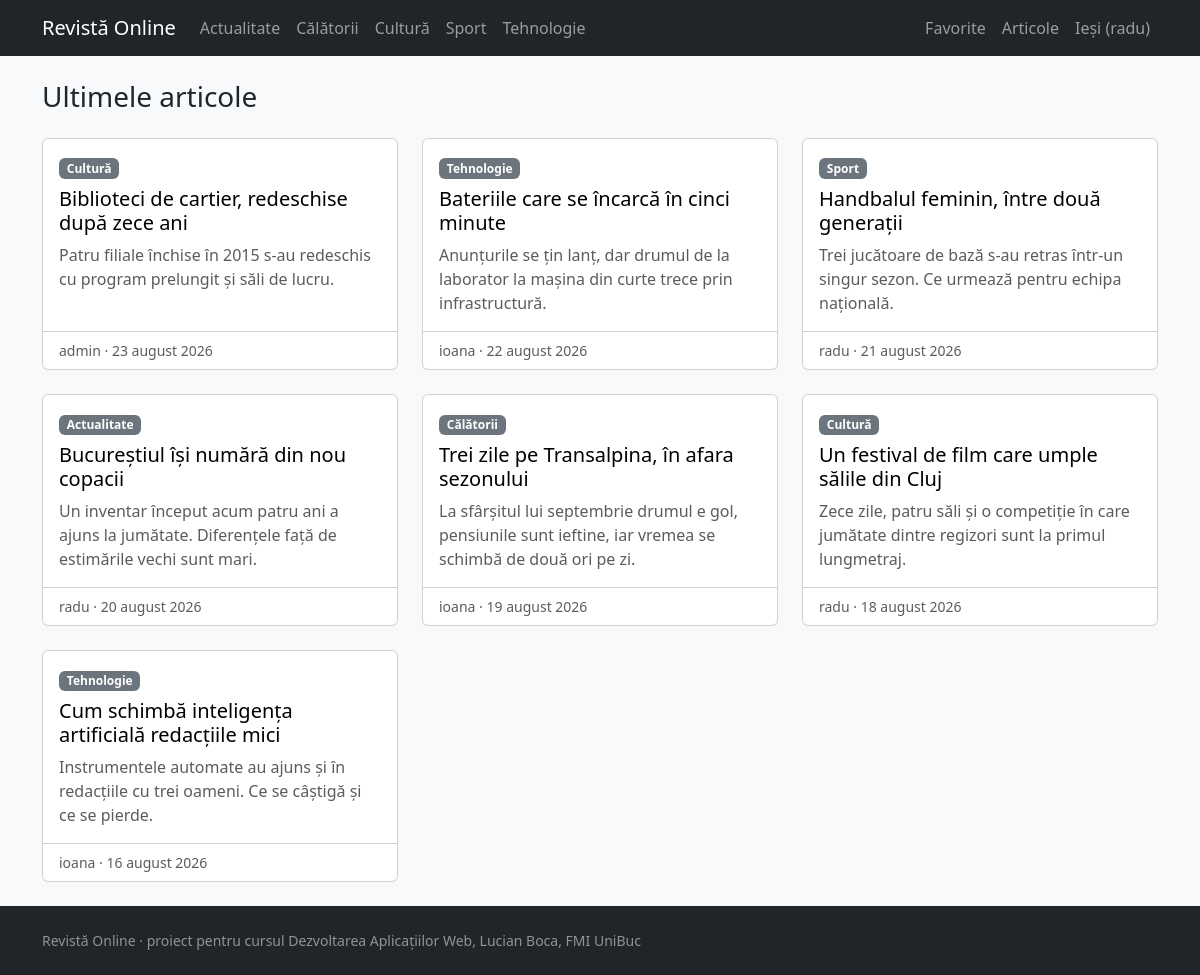
The page / (signed in) on the database its author committed.
### tables this page shows
CREATE TABLE rubrici (
    id   INT AUTO_INCREMENT PRIMARY KEY,
    slug VARCHAR(50) NOT NULL,
    nume VARCHAR(50) NOT NULL,
    UNIQUE KEY uq_rubrici_slug (slug)
);

CREATE TABLE utilizatori (
    id              INT AUTO_INCREMENT PRIMARY KEY,
    nume_utilizator VARCHAR(50)  NOT NULL,
    email           VARCHAR(100) NOT NULL,
    parola          VARCHAR(255) NOT NULL,
    rol             ENUM('admin','autor','cititor') NOT NULL DEFAULT 'cititor',
    creat_la        DATETIME NOT NULL DEFAULT CURRENT_TIMESTAMP,
    UNIQUE KEY uq_utilizatori_email (email),
    UNIQUE KEY uq_utilizatori_nume (nume_utilizator)
);

CREATE TABLE articole (
    id            INT AUTO_INCREMENT PRIMARY KEY,
    id_utilizator INT NOT NULL,
    id_rubrica    INT NOT NULL,
    slug          VARCHAR(255) NOT NULL,
    titlu         VARCHAR(255) NOT NULL,
    rezumat       VARCHAR(500) DEFAULT NULL,
    continut      TEXT NOT NULL,
    url_video     VARCHAR(255) DEFAULT NULL,
    stare         ENUM('ciorna','publicat') NOT NULL DEFAULT 'ciorna',
    creat_la      DATETIME NOT NULL DEFAULT CURRENT_TIMESTAMP,
    modificat_la  DATETIME NOT NULL DEFAULT CURRENT_TIMESTAMP ON UPDATE CURRENT_TIMESTAMP,
    publicat_la   DATETIME DEFAULT NULL,
    UNIQUE KEY uq_articole_slug (slug),
    KEY idx_articole_utilizator (id_utilizator),
    KEY idx_articole_rubrica (id_rubrica),
     
    KEY idx_articole_listare (stare, publicat_la),
    CONSTRAINT fk_articole_utilizator
        FOREIGN KEY (id_utilizator) REFERENCES utilizatori(id) ON DELETE CASCADE,
     
    CONSTRAINT fk_articole_rubrica
        FOREIGN KEY (id_rubrica) REFERENCES rubrici(id) ON DELETE RESTRICT
);

### src/db.php (called while the page is built, shortened)
<?php
function db(): PDO
{
    static $pdo = null;
    if ($pdo === null) {
        $dsn = sprintf(
            'mysql:host=%s;port=%s;dbname=%s;charset=utf8mb4',
            getenv('DB_HOST'),
            getenv('DB_PORT'),
            getenv('DB_NAME')
        );
        $pdo = new PDO($dsn, getenv('DB_USER'), getenv('DB_PASS'), [
            PDO::ATTR_ERRMODE            => PDO::ERRMODE_EXCEPTION,
            PDO::ATTR_DEFAULT_FETCH_MODE => PDO::FETCH_ASSOC,
            PDO::ATTR_EMULATE_PREPARES   => false,
        ]);
    }
    return $pdo;
}
function query(string $sql, array $params = []): PDOStatement
{
    $stmt = db()->prepare($sql);
    $stmt->execute($params);
    return $stmt;
}
function fetchAll(string $sql, array $params = []): array
{
    return query($sql, $params)->fetchAll();
}
function fetchOne(string $sql, array $params = []): ?array
{
    return query($sql, $params)->fetch() ?: null;
}
function checkTable(string $table): string
{
    return $table;
}
function find(string $table, int $id): ?array
{
    return fetchOne(sprintf('SELECT * FROM %s WHERE id = ?', checkTable($table)), [$id]);
}
function findAll(string $table, string $orderBy = 'id'): array
{
    return fetchAll(sprintf('SELECT * FROM %s ORDER BY %s', checkTable($table), $orderBy));
}

### src/articles.php (called while the page is built, shortened)
<?php
function allSections(): array
{
    return findAll('rubrici', 'nume');
}
function publishedArticles(?int $sectionId = null): array
{
    $sql = "SELECT a.slug, a.titlu, a.rezumat, a.publicat_la,
                   r.slug AS slug_rubrica, r.nume AS rubrica,
                   u.nume_utilizator AS autor" . ARTICLE_JOINS . "
             WHERE a.stare = 'publicat'";
    $params = [];
    return fetchAll($sql . ' ORDER BY a.publicat_la DESC', $params);
}

### src/auth.php (called while the page is built, shortened)
<?php
function currentUser(): ?array
{
    static $user = null;
    if ($user === null && isset($_SESSION['id_utilizator'])) {
        $user = find('utilizatori', (int) $_SESSION['id_utilizator']);
    }
    return $user;
}

### views/partials/article-card.php (the view)
<div class="col">
    <article class="card h-100">
        <div class="card-body">
            <a class="badge text-bg-secondary text-decoration-none"
               href="/rubrica/<?= e($item['slug_rubrica']) ?>"><?= e($item['rubrica']) ?></a>
            <h2 class="card-title h5 mt-2">
                <a class="text-decoration-none link-body-emphasis"
                   href="/articol/<?= e($item['slug']) ?>"><?= e($item['titlu']) ?></a>
            </h2>
            <p class="card-text text-body-secondary"><?= e($item['rezumat']) ?></p>
        </div>
        <div class="card-footer bg-transparent text-body-secondary small">
            <?= e($item['autor']) ?> &middot; <?= e(formatDate($item['publicat_la'])) ?>
        </div>
    </article>
</div>

### src/helpers.php (shortened to what this page needs)
<?php
function e(?string $text): string
{
    return htmlspecialchars($text ?? '', ENT_QUOTES, 'UTF-8');
}
function formatDate(?string $datetime): string
{
    $months = [
        'ianuarie', 'februarie', 'martie', 'aprilie', 'mai', 'iunie',
        'iulie', 'august', 'septembrie', 'octombrie', 'noiembrie', 'decembrie',
    ];
    $time = strtotime($datetime);
    return date('j', $time) . ' ' . $months[(int) date('n', $time) - 1] . ' ' . date('Y', $time);
}
function render(string $page, array $data = []): void
{
    extract($data, EXTR_SKIP);
    require __DIR__ . '/../views/pages/' . $page . '.php';
    require __DIR__ . '/../views/layout.php';
}
function renderList(array $items, string $partial): void
{
    foreach ($items as $item) {
        require __DIR__ . '/../views/partials/' . $partial . '.php';
    }
}

### views/partials/nav.php (shortened to what this page needs)
<nav class="navbar navbar-expand-lg navbar-dark bg-dark">
    <div class="container">
        <a class="navbar-brand" href="/">Revistă Online</a>
        <div class="collapse navbar-collapse" id="meniu">
            <ul class="navbar-nav">
                <?php foreach (allSections() as $section): ?>
                    <li class="nav-item">
                        <a class="nav-link" href="/rubrica/<?= e($section['slug']) ?>">
                            <?= e($section['nume']) ?>
                        </a>
                    </li>
                <?php endforeach; ?>
            </ul>
            <?php $user = currentUser(); ?>
            <ul class="navbar-nav ms-auto">
                <?php if ($user === null): ?>
                    <li class="nav-item"><a class="nav-link" href="/inregistrare">Cont nou</a></li>
                    <li class="nav-item"><a class="nav-link" href="/autentificare">Autentificare</a></li>
                <?php else: ?>
                    <li class="nav-item"><a class="nav-link" href="/favorite">Favorite</a></li>
                    <?php if ($user['rol'] !== 'cititor'): ?>
                        <li class="nav-item"><a class="nav-link" href="/admin/articole">Articole</a></li>
                    <?php endif; ?>
                    <li class="nav-item">
                        <form method="post" action="/deconectare">
                            <button class="btn btn-link nav-link" type="submit">
                                Ieși (<?= e($user['nume_utilizator']) ?>)
                            </button>
                        </form>
                    </li>
                <?php endif; ?>
            </ul>
        </div>
    </div>
</nav>

### rows shown on the page
rubrici: nume "Actualitate"
rubrici: nume "Călătorii"
rubrici: nume "Cultură"
rubrici: nume "Sport"
rubrici: nume "Tehnologie"
utilizatori: nume_utilizator "radu"
articole: id_rubrica.nume "Cultură", titlu "Biblioteci de cartier, redeschise după zece ani", rezumat "Patru filiale închise în 2015 s-au redeschis cu program prelungit și săli de lucru.", id_utilizator.nume_utilizator "admin", publicat_la "23 august 2026"
articole: id_rubrica.nume "Tehnologie", titlu "Bateriile care se încarcă în cinci minute", rezumat "Anunțurile se țin lanț, dar drumul de la laborator la mașina din curte trece prin infrastructură.", id_utilizator.nume_utilizator "ioana", publicat_la "22 august 2026"
articole: id_rubrica.nume "Sport", titlu "Handbalul feminin, între două generații", rezumat "Trei jucătoare de bază s-au retras într-un singur sezon. Ce urmează pentru echipa națională.", id_utilizator.nume_utilizator "radu", publicat_la "21 august 2026"
articole: id_rubrica.nume "Actualitate", titlu "Bucureștiul își numără din nou copacii", rezumat "Un inventar început acum patru ani a ajuns la jumătate. Diferențele față de estimările vechi sunt mari.", id_utilizator.nume_utilizator "radu", publicat_la "20 august 2026"
articole: id_rubrica.nume "Călătorii", titlu "Trei zile pe Transalpina, în afara sezonului", rezumat "La sfârșitul lui septembrie drumul e gol, pensiunile sunt ieftine, iar vremea se schimbă de două ori pe zi.", id_utilizator.nume_utilizator "ioana", publicat_la "19 august 2026"
articole: id_rubrica.nume "Cultură", titlu "Un festival de film care umple sălile din Cluj", rezumat "Zece zile, patru săli și o competiție în care jumătate dintre regizori sunt la primul lungmetraj.", id_utilizator.nume_utilizator "radu", publicat_la "18 august 2026"
articole: id_rubrica.nume "Tehnologie", titlu "Cum schimbă inteligența artificială redacțiile mici", rezumat "Instrumentele automate au ajuns și în redacțiile cu trei oameni. Ce se câștigă și ce se pierde.", id_utilizator.nume_utilizator "ioana", publicat_la "16 august 2026"
